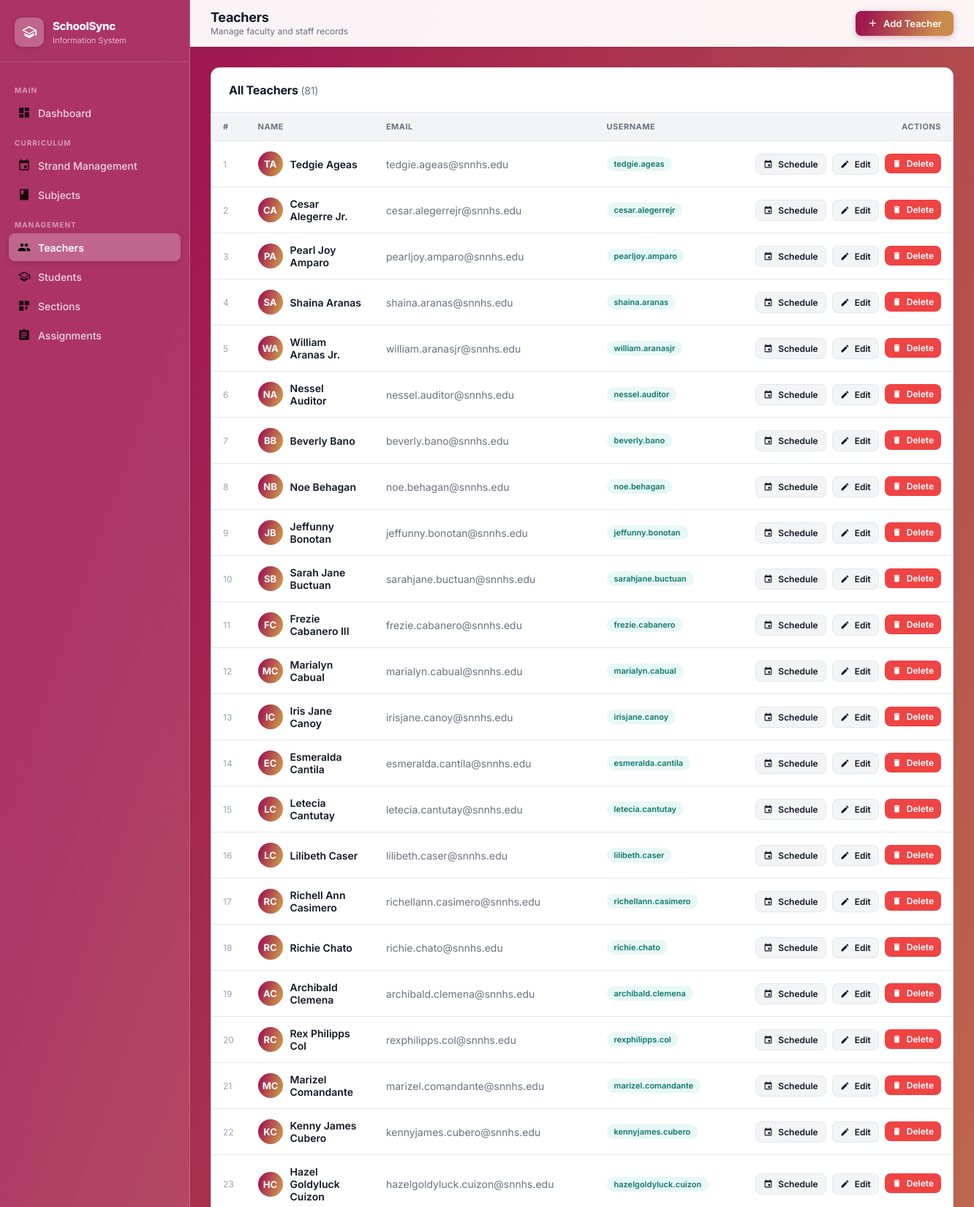
The page /teachers (signed in, upper part) on the database its author committed.
### tables this page shows
CREATE TABLE teachers (
        id INTEGER PRIMARY KEY AUTOINCREMENT,
        first_name TEXT NOT NULL, last_name TEXT NOT NULL,
        email TEXT UNIQUE NOT NULL, username TEXT UNIQUE NOT NULL, password TEXT NOT NULL);

### app.py (the view)
@app.route('/teachers')
@login_required
def teachers():
    conn = get_db()
    tlist = conn.execute("SELECT * FROM teachers ORDER BY last_name").fetchall()
    conn.close()
    return render_template('teachers.html', teachers=tlist)

### app.py (called while the page is built)
def get_db():
    conn = sqlite3.connect(DATABASE)
    conn.row_factory = sqlite3.Row
    conn.execute("PRAGMA foreign_keys = ON")
    return conn

def login_required(f):
    @wraps(f)
    def decorated(*args, **kwargs):
        if 'admin_id' not in session:
            return redirect(url_for('login'))
        return f(*args, **kwargs)
    return decorated

### templates/teachers.html (shortened to what this page needs)
{% extends "layout.html" %}
{% block page_title %}Teachers{% endblock %}
{% block page_subtitle %}Manage faculty and staff records{% endblock %}
{% block header_actions %}
  <button class="btn btn-primary" onclick="openModal('addTeacherModal')">
    <svg viewBox="0 0 24 24" fill="currentColor"><path d="M19 13h-6v6h-2v-6H5v-2h6V5h2v6h6v2z"/></svg>
    Add Teacher
  </button>
{% endblock %}
{% block content %}
<div class="content-card">
  <div class="card-header">
    <h2>All Teachers <span style="font-weight:400;color:#6b7280;font-size:14px;">({{ teachers|length }})</span></h2>
  </div>
  {% if teachers %}
  <div class="data-table-wrap">
    <table class="data-table">
      <thead>
        <tr>
          <th>#</th>
          <th>Name</th>
          <th>Email</th>
          <th>Username</th>
          <th style="text-align:right;">Actions</th>
        </tr>
      </thead>
      <tbody>
        {% for t in teachers %}
        <tr>
          <td style="color:#9ca3af;font-size:12px;">{{ loop.index }}</td>
          <td>
            <div style="display:flex;align-items:center;gap:10px;">
              <div style="width:34px;height:34px;border-radius:50%;background:linear-gradient(109deg,rgba(160,24,80,1) 11.2%,rgba(201,138,75,1) 81.7%);display:flex;align-items:center;justify-content:center;color:white;font-weight:700;font-size:13px;flex-shrink:0;">
                {{ t.first_name[0] | upper }}{{ t.last_name[0] | upper }}
              </div>
              <div>
                <div style="font-weight:600;">{{ t.first_name }} {{ t.last_name }}</div>
              </div>
            </div>
          </td>
          <td style="color:#6b7280;">{{ t.email }}</td>
          <td><span class="badge badge-section">{{ t.username }}</span></td>
          <td style="text-align:right;">
            <div style="display:flex;gap:8px;justify-content:flex-end;">
              <a href="{{ url_for('teacher_schedule', tid=t.id) }}" class="btn btn-secondary btn-sm">
                <svg viewBox="0 0 24 24" fill="currentColor"><path d="M17 12h-5v5h5v-5zM16 1v2H8V1H6v2H5c-1.11 0-1.99.9-1.99 2L3 19c0 1.1.89 2 2 2h14c1.1 0 2-.9 2-2V5c0-1.1-.9-2-2-2h-1V1h-2zm3 18H5V8h14v11z"/></svg>
                Schedule
              </a>
              <button class="btn btn-secondary btn-sm" onclick="editTeacher({{ t.id }})">
                <svg viewBox="0 0 24 24" fill="currentColor"><path d="M3 17.25V21h3.75L17.81 9.94l-3.75-3.75L3 17.25zM20.71 7.04c.39-.39.39-1.02 0-1.41l-2.34-2.34c-.39-.39-1.02-.39-1.41 0l-1.83 1.83 3.75 3.75 1.83-1.83z"/></svg>
                Edit
              </button>
              <form id="del-teacher-{{ t.id }}" method="POST" action="{{ url_for('delete_teacher', tid=t.id) }}" style="display:inline;">
                <button type="button" class="btn btn-danger btn-sm" onclick="confirmDelete('del-teacher-{{ t.id }}')">
                  <svg viewBox="0 0 24 24" fill="currentColor"><path d="M6 19c0 1.1.9 2 2 2h8c1.1 0 2-.9 2-2V7H6v12zM19 4h-3.5l-1-1h-5l-1 1H5v2h14V4z"/></svg>
                  Delete
                </button>
              </form>
            </div>
          </td>
        </tr>
        {% endfor %}
      </tbody>
    </table>
  </div>
  {% endif %}
</div>
{% endblock %}

### static/css/style.css (style rules this page uses)
:root { --brand-gradient: linear-gradient(109deg, rgba(160,24,80,1) 11.2%, rgba(201,138,75,1) 81.7%); --blue-course: linear-gradient(90deg, rgba(46,129,211,1) 0%, rgba(25,70,171,1) 100%); --teal-course: linear-gradient(90deg, rgba(76,187,149,1) 0%, rgba(38,117,105,1) 100%); --yellow-course: linear-gradient(90deg, rgba(241,218,0,1) 0%, rgba(233,164,0,1) 100%); --pink-course: linear-gradient(90deg, rgba(208,53,141,1) 0%, rgba(131,10,78,1) 100%); --dark-teal-course: linear-gradient(90deg, rgba(107,53,202,1) 0%, rgba(72,23,155,1) 100%); --medium-blue-course: linear-gradient(90deg, rgba(56,61,201,1) 0%, rgba(19,21,128,1) 100%); --mint-green-course: linear-gradient(90deg, rgba(87,209,218,1) 0%, rgba(41,123,146,1) 100%); --green-course: linear-gradient(90deg, rgba(87,219,56,1) 0%, rgba(52,164,50,1) 100%); --orange-course: linear-gradient(90deg, rgba(235,154,48,1) 0%, rgba(218,86,15,1) 100%); --slate-blue-course: linear-gradient(90deg, rgba(50,103,153,1) 0%, rgba(18,57,96,1) 100%); --dark-green-course: linear-gradient(90deg, rgba(49,123,100,1) 0%, rgba(22,71,79,1) 100%); --orange-red-course: linear-gradient(90deg, #f26a21 0%, #c0392b 100%); --sidebar-width: 260px; --header-height: 64px; --radius-sm: 8px; --radius-md: 12px; --radius-lg: 16px; --shadow-sm: 0 1px 3px rgba(0,0,0,.08), 0 1px 2px rgba(0,0,0,.04); --shadow-md: 0 4px 12px rgba(0,0,0,.10), 0 2px 4px rgba(0,0,0,.06); --shadow-lg: 0 10px 30px rgba(0,0,0,.14), 0 4px 8px rgba(0,0,0,.08); --text-primary: #111827; --text-secondary: #6b7280; --text-muted: #9ca3af; --border: #e5e7eb; --bg-page: #f3f4f6; --bg-white: #ffffff; --danger: #ef4444; --success: #22c55e; }
*,*::before,*::after { box-sizing:border-box;margin:0;padding:0 }
html { scroll-behavior:smooth }
body { font-family:'Inter',sans-serif;font-size:14px;color:var(--text-primary);background:var(--brand-gradient);min-height:100vh;-webkit-font-smoothing:antialiased }
a { text-decoration:none;color:inherit }
.content-card { background:var(--bg-white);border-radius:var(--radius-md);box-shadow:var(--shadow-sm);border:1px solid var(--border);overflow:hidden }
.card-header { padding:20px 24px;border-bottom:1px solid var(--border);display:flex;align-items:center;justify-content:space-between;flex-wrap:wrap;gap:12px }
.card-header h2 { font-size:16px;font-weight:700;color:var(--text-primary);letter-spacing:-.2px }
.btn { display:inline-flex;align-items:center;gap:7px;padding:9px 16px;border-radius:var(--radius-sm);font-family:'Inter',sans-serif;font-size:13px;font-weight:600;cursor:pointer;border:none;transition:opacity .2s,transform .15s,box-shadow .2s;white-space:nowrap }
.btn svg { width:15px;height:15px }
.btn-primary { background:var(--brand-gradient);color:white;box-shadow:0 2px 8px rgba(160,24,80,.3) }
.btn-secondary { background:var(--bg-page);color:var(--text-primary);border:1px solid var(--border) }
.btn-danger { background:var(--danger);color:white }
.btn-sm { padding:6px 10px;font-size:12px }
.btn-sm svg { width:13px;height:13px }
.data-table-wrap { overflow-x:auto }
.data-table { width:100%;border-collapse:collapse }
.data-table th { padding:12px 16px;text-align:left;font-size:11px;font-weight:700;color:var(--text-secondary);text-transform:uppercase;letter-spacing:.5px;background:var(--bg-page);border-bottom:1px solid var(--border);white-space:nowrap }
.data-table td { padding:14px 16px;font-size:14px;border-bottom:1px solid var(--border);color:var(--text-primary);vertical-align:middle }
.badge { display:inline-flex;align-items:center;padding:3px 10px;border-radius:20px;font-size:11px;font-weight:600 }
.badge-section { background:rgba(20,184,166,.1);color:#0f766e }

### rows shown on the page
teachers: first_name "T", last_name "A", first_name "Tedgie", last_name "Ageas", email "tedgie.ageas@snnhs.edu", username "tedgie.ageas"
teachers: first_name "C", last_name "A", first_name "Cesar", last_name "Alegerre Jr.", email "cesar.alegerrejr@snnhs.edu", username "cesar.alegerrejr"
teachers: first_name "P", last_name "A", first_name "Pearl Joy", last_name "Amparo", email "pearljoy.amparo@snnhs.edu", username "pearljoy.amparo"
teachers: first_name "S", last_name "A", first_name "Shaina", last_name "Aranas", email "shaina.aranas@snnhs.edu", username "shaina.aranas"
teachers: first_name "W", last_name "A", first_name "William", last_name "Aranas Jr.", email "william.aranasjr@snnhs.edu", username "william.aranasjr"
teachers: first_name "N", last_name "A", first_name "Nessel", last_name "Auditor", email "nessel.auditor@snnhs.edu", username "nessel.auditor"
teachers: first_name "B", last_name "B", first_name "Beverly", last_name "Bano", email "beverly.bano@snnhs.edu", username "beverly.bano"
teachers: first_name "N", last_name "B", first_name "Noe", last_name "Behagan", email "noe.behagan@snnhs.edu", username "noe.behagan"
teachers: first_name "J", last_name "B", first_name "Jeffunny", last_name "Bonotan", email "jeffunny.bonotan@snnhs.edu", username "jeffunny.bonotan"
teachers: first_name "S", last_name "B", first_name "Sarah Jane", last_name "Buctuan", email "sarahjane.buctuan@snnhs.edu", username "sarahjane.buctuan"
teachers: first_name "F", last_name "C", first_name "Frezie", last_name "Cabanero III", email "frezie.cabanero@snnhs.edu", username "frezie.cabanero"
teachers: first_name "M", last_name "C", first_name "Marialyn", last_name "Cabual", email "marialyn.cabual@snnhs.edu", username "marialyn.cabual"
teachers: first_name "I", last_name "C", first_name "Iris Jane", last_name "Canoy", email "irisjane.canoy@snnhs.edu", username "irisjane.canoy"
teachers: first_name "E", last_name "C", first_name "Esmeralda", last_name "Cantila", email "esmeralda.cantila@snnhs.edu", username "esmeralda.cantila"
teachers: first_name "L", last_name "C", first_name "Letecia", last_name "Cantutay", email "letecia.cantutay@snnhs.edu", username "letecia.cantutay"
teachers: first_name "L", last_name "C", first_name "Lilibeth", last_name "Caser", email "lilibeth.caser@snnhs.edu", username "lilibeth.caser"
teachers: first_name "R", last_name "C", first_name "Richell Ann", last_name "Casimero", email "richellann.casimero@snnhs.edu", username "richellann.casimero"
teachers: first_name "R", last_name "C", first_name "Richie", last_name "Chato", email "richie.chato@snnhs.edu", username "richie.chato"
teachers: first_name "A", last_name "C", first_name "Archibald", last_name "Clemena", email "archibald.clemena@snnhs.edu", username "archibald.clemena"
teachers: first_name "R", last_name "C", first_name "Rex Philipps", last_name "Col", email "rexphilipps.col@snnhs.edu", username "rexphilipps.col"
teachers: first_name "M", last_name "C", first_name "Marizel", last_name "Comandante", email "marizel.comandante@snnhs.edu", username "marizel.comandante"
teachers: first_name "K", last_name "C", first_name "Kenny James", last_name "Cubero", email "kennyjames.cubero@snnhs.edu", username "kennyjames.cubero"
teachers: first_name "H", last_name "C", first_name "Hazel Goldyluck", last_name "Cuizon", email "hazelgoldyluck.cuizon@snnhs.edu", username "hazelgoldyluck.cuizon"

### other values the page prints
{{ teachers|length }} "81"
